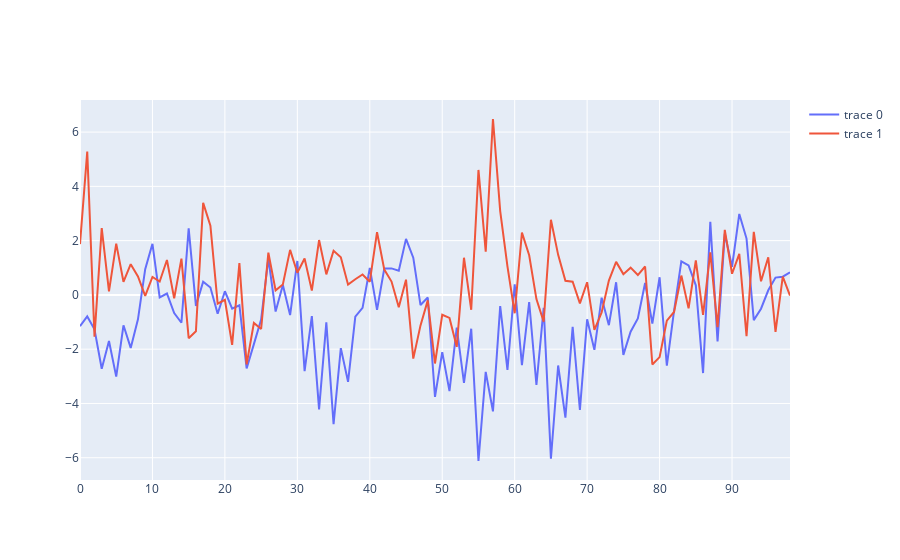

The code cell stored with this chart in its notebook:
### Code cell
y=mTAR(100,0,phi1,phi2,sigma1,sigma2,c1,c2,delay,ini=500)
mts = y.sim()
print(mts)

#print(mts['series'][:,0])
df = pd.DataFrame(mts['series'])
#print(df)
fig = go.Figure([go.Scatter(x= df.index, y=df[0])])
fig.add_trace(go.Scatter(x= df.index, y=df[1]))

fig.show()
